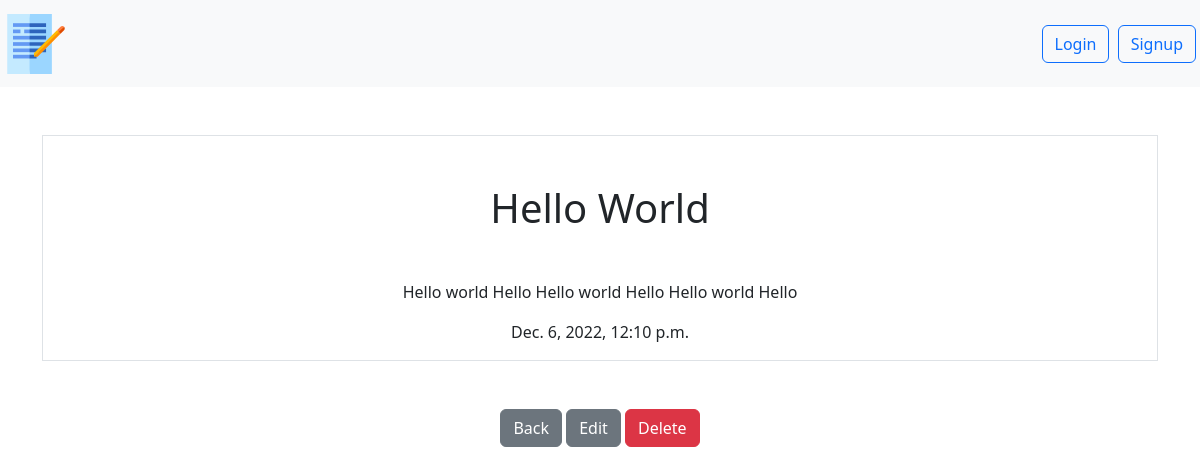
Page /smart/notes/12 on the committed database.
### notes/models.py (models this page shows)
class Notes(models.Model):
    title = models.CharField(max_length=200)
    text = models.TextField()
    created = models.DateTimeField(auto_now_add=True)
    user = models.ForeignKey(
        User,
        on_delete=models.CASCADE,
        related_name="notes",
    )

### notes/views.py (the view)
# urls.py: path("notes/<int:pk>", views.NotesDetailView.as_view(), name="notes.detail"),
class NotesDetailView(DetailView):
    model = Notes
    context_object_name = "note"
    login_url = "/login"

### notes/templates/notes/notes_detail.html
{% extends "base.html" %}
{% block content %}
<div class="border round">
    <h1 class="my-5">{{ note.title }}</h1>
    <p> {{ note.text}}</p>
    <p> {{note.created}}</p>
</div>
<a href="{% url 'notes.list' %}" class="btn btn-secondary my-5">Back</a>
<a href="{% url 'notes.update' pk=note.id %}" class="btn btn-secondary">Edit</a>
<a href="{% url 'notes.delete' pk=note.id %}" class="btn btn-danger">Delete</a>
{% endblock %}

### rows in the picture
Notes: title "Hello World", text "Hello world Hello Hello world Hello Hello world Hello", created "Dec. 6, 2022, 12:10 p.m."
